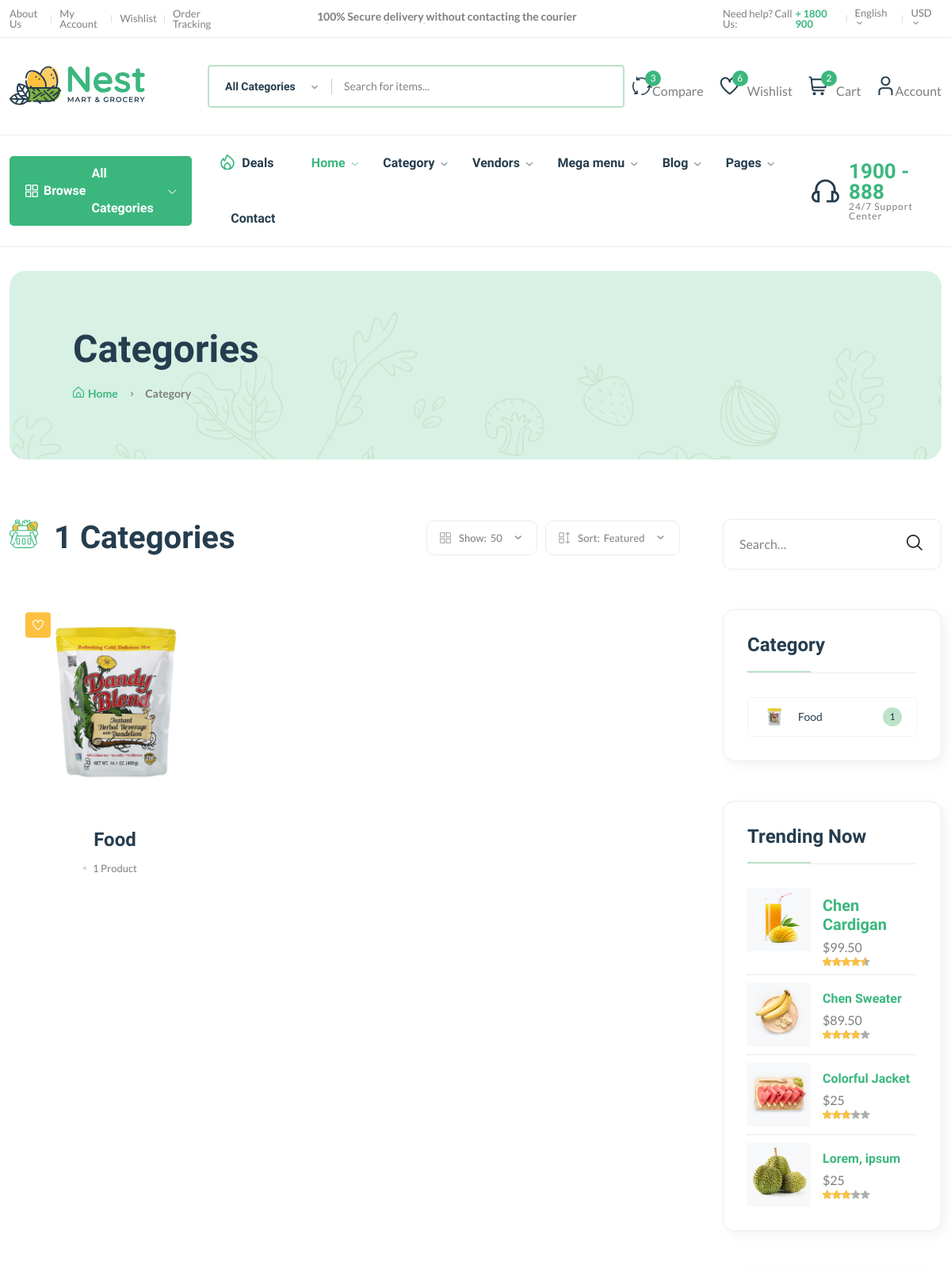
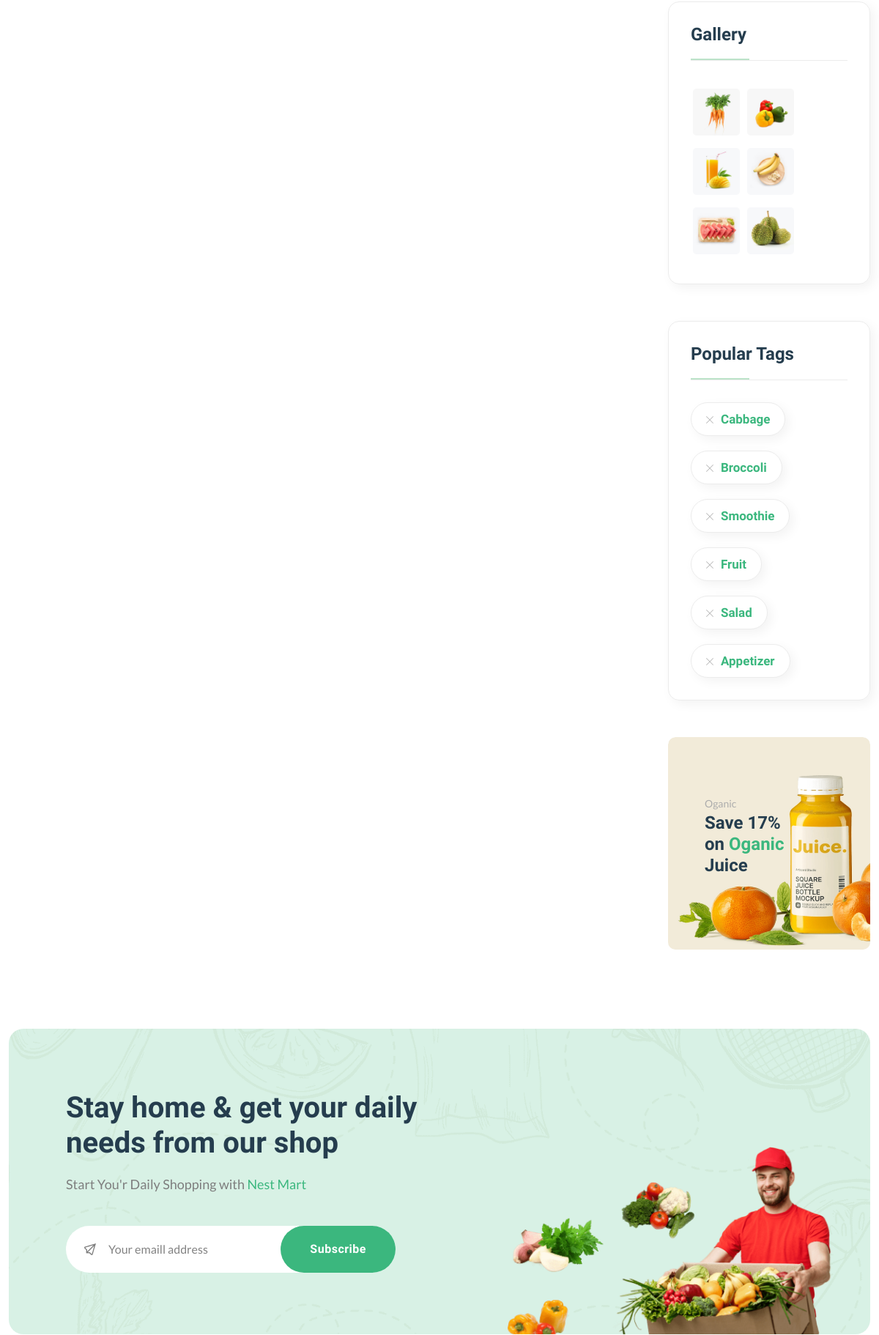
The page /category/ (upper part) on the database its author committed (2 pictures, top to bottom).
### core/models.py (models this page shows, shortened)
class Category(models.Model):
    cid = ShortUUIDField(unique=True, length=10, max_length=20,
                         prefix="cat", alphabet="abcdefgh12345")
    title = models.CharField(max_length=100, default="Food")
    image = models.ImageField(upload_to="category", default="category.jpg")
    class Meta:
        verbose_name_plural = "Categories"

### core/views.py (the view)
# urls.py: path("category/", category_list_view, name="category-list"),
def category_list_view(request):
    categories = Category.objects.all()
    context = {
        "categories":categories
    }
    return render(request, 'core/category-list.html', context)

### core/context_processor.py (called while the page is built)
def default(request):
    categories = Category.objects.all()
    vendors = Vendor.objects.all()
    min_max_price = Product.objects.aggregate(Min("price"), Max("price"))
    if request.user.is_authenticated:
        try:
            wishlist = wishlist_model.objects.filter(user=request.user)
        except:
            messages.warning(request, "You need to login before accessing your wishlist.")
            wishlist = 0
    else:
        wishlist = 0
    try:
        address = Address.objects.get(user=request.user)
    except:
        address = None
    return {
        'categories':categories,
        'wishlist':wishlist,
        'address':address,
        'vendors':vendors,
        'min_max_price':min_max_price,
    }

### templates/core/category-list.html (shortened to what this page needs)
{% extends 'partials/base.html' %}
{% load static %}
{% block content %}
    <main class="main">
        <div class="page-header mt-30 mb-75">
            <div class="container">
                <div class="archive-header">
                    <div class="row align-items-center">
                        <div class="col-xl-3">
                            <h1 class="mb-15">Categories</h1>
                            <div class="breadcrumb">
                                <a href="index.html" rel="nofollow"><i class="fi-rs-home mr-5"></i>Home</a>
                                <span></span> Category
                            </div>
                        </div>
                    </div>
                </div>
            </div>
        </div>
        <div class="page-content mb-50">
            <div class="container">
                <div class="row">
                    <div class="col-lg-9">
                        <div class="shop-product-fillter mb-50 pr-30">
                            <div class="totall-product">
                                <h2>
                                    <img class="w-36px mr-10" src="assets/imgs/theme/icons/category-1.svg" alt="" />
                                    {{categories.count}} Categories
                                </h2>
                            </div>
                            <div class="sort-by-product-area">
                                <div class="sort-by-cover mr-10">
                                    <div class="sort-by-product-wrap">
                                        <div class="sort-by">
                                            <span><i class="fi-rs-apps"></i>Show:</span>
                                        </div>
                                        <div class="sort-by-dropdown-wrap">
                                            <span> 50 <i class="fi-rs-angle-small-down"></i></span>
                                        </div>
                                    </div>
                                </div>
                                <div class="sort-by-cover">
                                    <div class="sort-by-product-wrap">
                                        <div class="sort-by">
                                            <span><i class="fi-rs-apps-sort"></i>Sort:</span>
                                        </div>
                                        <div class="sort-by-dropdown-wrap">
                                            <span>Featured <i class="fi-rs-angle-small-down"></i></span>
                                        </div>
                                    </div>
                                </div>
                            </div>
                        </div>
                        <div class="loop-grid pr-30">
                            <div class="row">
                                {% for c in categories %}
                                <article class="col-xl-4 col-lg-6 col-md-6 text-center hover-up mb-30 animated">
                                    <div class="post-thumb">
                                        <a href="{% url 'core:category-product-list' c.cid %}">
                                            <img class="border-radius-15" src="{{c.image.url}}" alt="" />
                                        </a>
                                        <div class="entry-meta">
                                            <a class="entry-meta meta-2" href="blog-category-grid.html"><i class="fi-rs-heart"></i></a>
                                        </div>
                                    </div>
                                    <div class="entry-content-2">
                                        <h4 class="post-title mb-15">
                                            <a href="blog-post-right.html">{{ c.title }}</a>
                                        </h4>
                                        <div class="entry-meta font-xs color-grey mt-10 pb-10">
                                            <div>
                                                <span class="hit-count has-dot mr-10">{{c.category.count}} Product{{c.category.count|pluralize}}</span>
                                            </div>
                                        </div>
                                    </div>
                                </article>
                                {% endfor %}
                            </div>
                        </div>
                    </div>
                    <div class="col-lg-3 primary-sidebar sticky-sidebar">
                        <div class="widget-area">
                            <div class="sidebar-widget-2 widget_search mb-50">
                                <div class="search-form">
                                    <form action="#">
                                        <input type="text" placeholder="Search…" />
                                        <button type="submit"><i class="fi-rs-search"></i></button>
                                    </form>
                                </div>
                            </div>
                            <div class="sidebar-widget widget-category-2 mb-50">
                                <h5 class="section-title style-1 mb-30">Category</h5>
                                <ul>
                                    {% for c in categories %}
                                    <li>
                                        <a href="shop-grid-right.html"> <img src="{{c.image.url}}" alt="" />{{c.title}}</a><span class="count">{{c.category.count}}</span>
                                    </li>
                                    {% endfor %}
                                </ul>
                            </div>
                            <div class="sidebar-widget product-sidebar mb-50 p-30 bg-grey border-radius-10">
                                <h5 class="section-title style-1 mb-30">Trending Now</h5>
                                <div class="single-post clearfix">
                                    <div class="image">
                                        <img src="assets/imgs/shop/thumbnail-3.jpg" alt="#" />
                                    </div>
                                    <div class="content pt-10">
                                        <h5><a href="shop-product-detail.html">Chen Cardigan</a></h5>
                                        <p class="price mb-0 mt-5">$99.50</p>
                                        <div class="product-rate">
                                            <div class="product-rating" style="width: 90%"></div>
                                        </div>
                                    </div>
                                </div>
                                <div class="single-post clearfix">
                                    <div class="image">
                                        <img src="assets/imgs/shop/thumbnail-4.jpg" alt="#" />
                                    </div>
                                    <div class="content pt-10">
                                        <h6><a href="shop-product-detail.html">Chen Sweater</a></h6>
                                        <p class="price mb-0 mt-5">$89.50</p>
                                        <div class="product-rate">
                                            <div class="product-rating" style="width: 80%"></div>
                                        </div>
                                    </div>
                                </div>
                                <div class="single-post clearfix">
                                    <div class="image">
                                        <img src="assets/imgs/shop/thumbnail-5.jpg" alt="#" />
                                    </div>
                                    <div class="content pt-10">
                                        <h6><a href="shop-product-detail.html">Colorful Jacket</a></h6>
                                        <p class="price mb-0 mt-5">$25</p>
                                        <div class="product-rate">
                                            <div class="product-rating" style="width: 60%"></div>
                                        </div>
                                    </div>
                                </div>
                                <div class="single-post clearfix">
                                    <div class="image">
                                        <img src="assets/imgs/shop/thumbnail-6.jpg" alt="#" />
                                    </div>
                                    <div class="content pt-10">
                                        <h6><a href="shop-product-detail.html">Lorem, ipsum</a></h6>
                                        <p class="price mb-0 mt-5">$25</p>
                                        <div class="product-rate">
                                            <div class="product-rating" style="width: 60%"></div>
                                        </div>
                                    </div>
                                </div>
                            </div>
                            <div class="sidebar-widget widget_instagram mb-50">
                                <h5 class="section-title style-1 mb-30">Gallery</h5>
                                <div class="instagram-gellay">
                                    <ul class="insta-feed">
                                        <li>
                                            <a href="#"><img class="border-radius-5" src="assets/imgs/shop/thumbnail-1.jpg" alt="" /></a>
                                        </li>
                                        <li>
                                            <a href="#"><img class="border-radius-5" src="assets/imgs/shop/thumbnail-2.jpg" alt="" /></a>
                                        </li>
                                        <li>
                                            <a href="#"><img class="border-radius-5" src="assets/imgs/shop/thumbnail-3.jpg" alt="" /></a>
                                        </li>
                                        <li>
                                            <a href="#"><img class="border-radius-5" src="assets/imgs/shop/thumbnail-4.jpg" alt="" /></a>
                                        </li>
                                        <li>
                                            <a href="#"><img class="border-radius-5" src="assets/imgs/shop/thumbnail-5.jpg" alt="" /></a>
                                        </li>
                                        <li>
                                            <a href="#"><img class="border-radius-5" src="assets/imgs/shop/thumbnail-6.jpg" alt="" /></a>
                                        </li>
                                    </ul>
                                </div>
                            </div>
                            <div class="sidebar-widget widget-tags mb-50 pb-10">
                                <h5 class="section-title style-1 mb-30">Popular Tags</h5>
                                <ul class="tags-list">
                                    <li class="hover-up">
                                        <a href="blog-category-grid.html"><i class="fi-rs-cross mr-10"></i>Cabbage</a>
                                    </li>
                                    <li class="hover-up">
                                        <a href="blog-category-grid.html"><i class="fi-rs-cross mr-10"></i>Broccoli</a>
                                    </li>
                                    <li class="hover-up">
                                        <a href="blog-category-grid.html"><i class="fi-rs-cross mr-10"></i>Smoothie</a>
                                    </li>
                                    <li class="hover-up">
                                        <a href="blog-category-grid.html"><i class="fi-rs-cross mr-10"></i>Fruit</a>
                                    </li>
                                    <li class="hover-up mr-0">
                                        <a href="blog-category-grid.html"><i class="fi-rs-cross mr-10"></i>Salad</a>
                                    </li>
                                    <li class="hover-up mr-0">
                                        <a href="blog-category-grid.html"><i class="fi-rs-cross mr-10"></i>Appetizer</a>
                                    </li>
                                </ul>
                            </div>
                            <div class="banner-img wow fadeIn mb-50 animated d-lg-block d-none">
                                <img src="assets/imgs/banner/banner-11.png" alt="" />
                                <div class="banner-text">
                                    <span>Oganic</span>
                                    <h4>
                                        Save 17% <br />
                                        on <span class="text-brand">Oganic</span><br />
                                        Juice
                                    </h4>
                                </div>
                            </div>
                        </div>
                    </div>
                </div>
            </div>
        </div>
    </main>
{% endblock content %}

### rows shown on the page
Category: image (picture), title "Food", category.count "1"

### other values the page prints
{{ categories.count }} "1"
